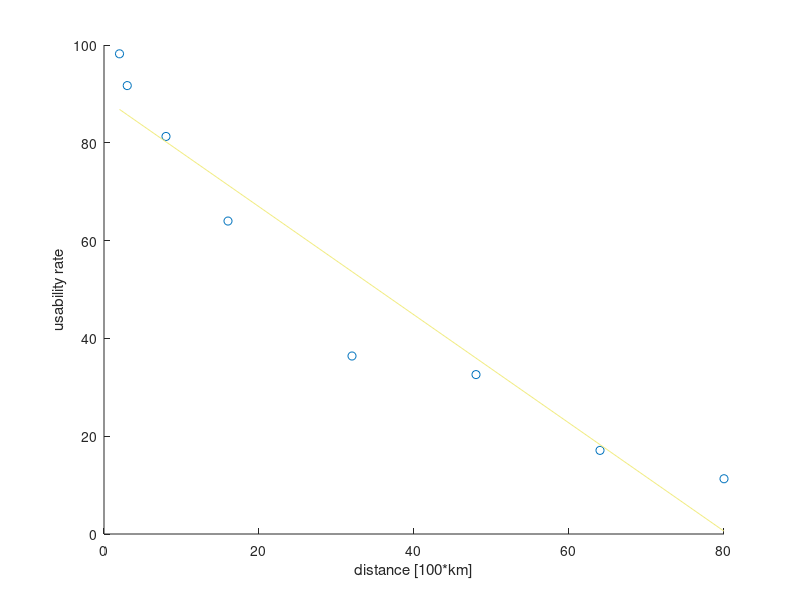

Here is the MATLAB script that generated this plot: (Note: this script raises an error after producing the figure.)
%% 5-6
%% Data
clc; close all; clear all;
X = [2 3 8 16 32 48 64 80]'; %distance 100*km
Y = [98.2 91.7 81.3 64.0 36.4 32.6 17.1 11.3]'; %usability rate
n = length(X);
%% Scatter plot
figure(1)
scatter(X,Y)
xlabel('distance [100*km]');
ylabel('usability rate');
r = corr(X,Y);

%% Apply Linear Regression Model
XX = [ones(n,1) X];
for i=1:4 %max poly degree = 4 default
    b = polyfit(X,Y,i);
    yfit = polyval(b,X);
    e = Y - yfit;
    e_star = e/std(e);
    SSresid = sum(e.^2);
    SStotal = (n-1)*var(Y);
    Rsq = 1 - SSresid/SStotal;
    adjRsq = 1 - SSresid/SStotal * (n-1)/(n-i-1);
    figure(1)
    hold on
    plot(X,yfit,'color',rand(1,3));
    
    figure(2)
    suptitle('Scatter plot')
    subplot(2,2,i)
    plot(e_star,'o');
    hold on
    xx = -1:n+1;
    plot(xx,1.96*ones(size(xx)),'--r')
    hold on
    plot(xx,-1.96*ones(size(xx)),'--r')
    ylim([min(e_star)+-1 max(e_star)+1])
    title(['Scatter plot for poly fit degree ',num2str(i)])
    text(1,-1,sprintf('R^2 = %f\nadjR^2 = %f',Rsq,adjRsq));
end

%% Apply Non-Linear Regression Model - Intrinsically Linear Y=a*exp(b*X)
Yln = log(Y);
b = XX\Yln;
yfitln = exp(b(1))*exp(b(2)*X);
yfit = XX*b;
e = Yln - yfit;
e_star = e/std(e);

figure(1)
hold on
plot(X,yfitln)
legend('data','poly d=1','poly d=2','poly d=3','poly d=4',sprintf('y=%.3f*exp(%.3f*x)',exp(b(1)),b(2)));

figure(3)
plot(e_star,'o');
hold on
xx = -1:n+1;
plot(xx,1.96*ones(size(xx)),'--r')
hold on
plot(xx,-1.96*ones(size(xx)),'--r')   
ylim([min(e_star)+-1 max(e_star)+1])
title(['Scatter plot for intrinsically linear regression model'])
SSresid = sum(e.^2);
SStotal = (n-1)*var(Yln);
Rsq = 1 - SSresid/SStotal;
adjRsq = 1 - SSresid/SStotal * (n-1)/(n-1-1);
text(1,-1,sprintf('R^2 = %f\nadjR^2 = %f',Rsq,adjRsq));